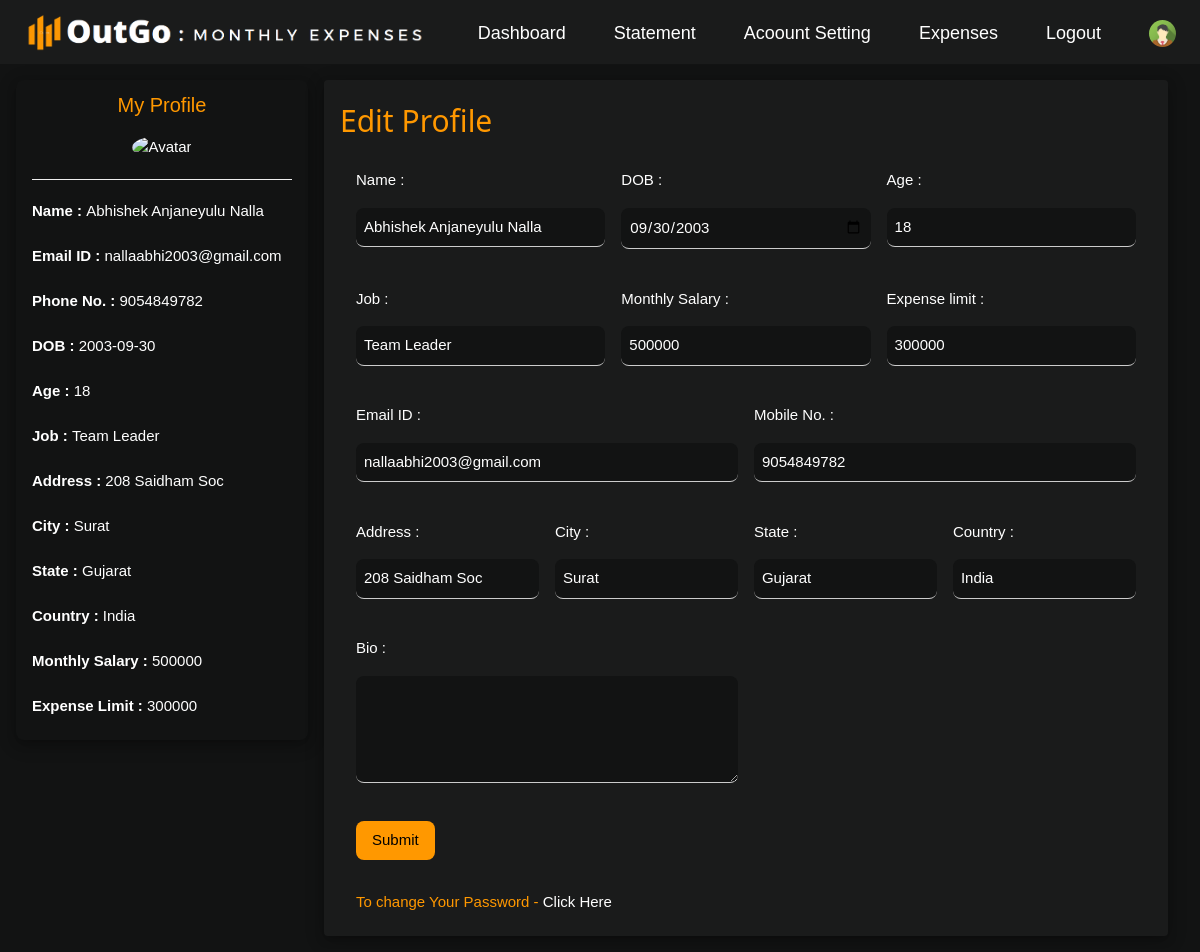
/user/editprofile.php (signed in), run on the app's committed database.
### tables this page shows
CREATE TABLE `tbl_user` (
  `u_id` int(11) NOT NULL,
  `name` varchar(255) DEFAULT NULL,
  `username` varchar(255) DEFAULT NULL,
  `email` varchar(255) NOT NULL,
  `phone_no` varchar(10) DEFAULT NULL,
  `password` varchar(100) NOT NULL,
  `dob` date DEFAULT NULL,
  `age` int(11) DEFAULT NULL,
  `job` varchar(255) DEFAULT NULL,
  `salary` int(11) DEFAULT NULL,
  `expense_limit` int(11) DEFAULT NULL,
  `address` varchar(255) DEFAULT NULL,
  `city` varchar(255) DEFAULT NULL,
  `state` varchar(255) DEFAULT NULL,
  `country` varchar(255) DEFAULT NULL,
  `bio` varchar(510) DEFAULT NULL,
  `image` varchar(255) NOT NULL,
  `log` int(11) NOT NULL DEFAULT 0,
  `joined_since` date DEFAULT NULL
);

### user/editprofile.php (the view, shortened to what this page needs)
<?php
    if(isset($_SESSION['user']))
    {
        $userId=$_SESSION['user'];
        include '../connection.php';
        $errStr="Not Available";
        $fetchUser="SELECT * FROM tbl_user WHERE u_id='$userId'";
        $fetchUserResult=mysqli_query($conn,$fetchUser);
        $fetchUserInfo=mysqli_fetch_assoc($fetchUserResult);
        if(isset($fetchUserInfo['name']))
        {
        $name=$fetchUserInfo['name'];
        }
        else
        {
            $name=$errStr;
        }
        if(isset($fetchUserInfo['email']))
        {
        $email=$fetchUserInfo['email'];
        }
        else
        {
            $email=$errStr;
        }
        if(isset($fetchUserInfo['phone_no']))
        {
        $phone_no=$fetchUserInfo['phone_no'];
        }
        else
        {
            $phone_no=$errStr;
        }
        if(isset($fetchUserInfo['dob']))
        {
        $dob=$fetchUserInfo['dob'];
        }
        else
        {
            $dob=$errStr;
        }
        if(isset($fetchUserInfo['age']))
        {
            $age=$fetchUserInfo['age'];
        }
        else
        {
            $age=$errStr;
        }
        if(isset($fetchUserInfo['job']))
        {
        $job=$fetchUserInfo['job'];
        }
        else
        {
            $job=$errStr;
        }
        if(isset($fetchUserInfo['address']))
        {
        $address=$fetchUserInfo['address'];
        }
        else
        {
            $address=$errStr;
        }
        if(isset($fetchUserInfo['city']))
        {
        $city=$fetchUserInfo['city'];
        }
        else
        {
            $city=$errStr;
        }
        if(isset($fetchUserInfo['state']))
        {
        $state=$fetchUserInfo['state'];
        }
        else
        {
            $state=$errStr;
        }
        if(isset($fetchUserInfo['country']))
        {
        $country=$fetchUserInfo['country'];
        }
        else
        {
            $country=$errStr;
        }
        if(isset($fetchUserInfo['salary']))
        {
        $salary=$fetchUserInfo['salary'];
        }
        else
        {
            $salary=$errStr;
        }
        if(isset($fetchUserInfo['expense_limit']))
        {
        $expense_limit=$fetchUserInfo['expense_limit'];
        }
        else
        {
            $expense_limit=$errStr;
        }
    ?>
<!DOCTYPE html>
<html>
<head>
    <link rel="stylesheet" href="../dj-style.css">
    <link rel="stylesheet" href="https://cdnjs.cloudflare.com/ajax/libs/font-awesome/4.7.0/css/font-awesome.min.css">
</head>
<body class="dj-premium">
    <div class="dj-top">
        <div class="dj-bar dj-silver dj-left-align dj-large">
            <a href="dashboard.php" class="dj-bar-item dj-padding-large"><img src="../images/1111.png" width="400rem"
                    height="40rem"></a>
            <a href="#" class="dj-bar-item dj-hide-small dj-right dj-padding-large dj-remove-underline"
                style="margin-top: 0.5rem;" title="My Account">
                <img src="../images/avatar.png" class="dj-circle" style="height:27px;width:27px" alt="Avatar">
            </a>
            <a href="../logout.php" class="dj-bar-item dj-hide-small dj-padding-large dj-remove-underline dj-right"
                style="margin-top: 0.5rem;" title="Logout">Logout</a>
            <a href="myexpenses.php" class="dj-bar-item dj-hide-small dj-padding-large dj-remove-underline dj-right"
                style="margin-top: 0.5rem;" title="Expenses">Expenses</a>
            <a href="#" class="dj-bar-item dj-hide-small dj-padding-large dj-remove-underline dj-right"
                style="margin-top: 0.5rem;" title="Account Settings">Acoount Setting</a>
            <a href="#" class="dj-bar-item dj-hide-small dj-padding-large dj-remove-underline dj-right"
                style="margin-top: 0.5rem;" title="Statement">Statement</a>
            <a href="dashboard.php" class="dj-bar-item dj-hide-small dj-padding-large dj-remove-underline dj-right"
                style="margin-top: 0.5rem;" title="Statement">Dashboard</a>
        </div>
    </div>
    <div class="dj-container dj-content" style="max-width:1400px;margin-top:80px">
        <div class="dj-row">
        <form action="" method="post" enctype="multipart/form-data">
            <div class="dj-col m3">
                <div class="dj-card-4 dj-round-large dj-premium dj-hover-shadow-white">
                    <div class="dj-container">
                        <h4 class="dj-center dj-text-orange"><a href="myprofile.php" style="text-decoration: none;">My
                                Profile</a></h4>
                        <p class="dj-center"><img id="imgFileUpload" src="../images/addimg.jpeg" class="dj-circle"
                                style="height:106px;width:106px;cursor: pointer" alt="Avatar"></p>
                        <hr>
                        <b>Name : </b><?php echo $name; ?><br><br>
                        <b>Email ID : </b><?php echo $email; ?><br><br>
                        <b>Phone No. : </b><?php echo $phone_no; ?><br><br>
                        <b>DOB : </b><?php echo $dob; ?><br><br>
                        <b>Age : </b><?php echo $age; ?><br><br>
                        <b>Job : </b><?php echo $job; ?><br><br>
                        <b>Address : </b><?php echo $address; ?><br><br>
                        <b>City : </b><?php echo $city; ?><br><br>
                        <b>State : </b><?php echo $state; ?><br><br>
                        <b>Country : </b><?php echo $country; ?><br><br>
                        <b>Monthly Salary : </b><?php echo $salary; ?><br><br>
                        <b>Expense Limit : </b><?php echo $expense_limit; ?><br><br>
                    </div>
                </div>
            </div>
            <div class="dj-col m9">
                <div class="dj-row-padding">
                    <div class="dj-col m12">
                        <div class="dj-card-4 dj-round dj-silver dj-hover-shadow-white">
                            <div class="dj-container dj-padding dj-margin-bottom">
                                <h2 class="dj-text-orange">Edit Profile </h2>
                                    <div class="dj-row-padding">
                                        <div class="dj-third">
                                            <span class="dj-left dj-padding-16">Name :</span>
                                            <input type="text" class="dj-input dj-round-large dj-premium" value="<?php echo $name; ?>" name="name" required>
                                        </div>
                                        <div class="dj-third">
                                            <span class="dj-left dj-padding-16">DOB :</span>
                                            <input type="date" placeholder="yyyy-mm-dd" value="<?php echo $dob; ?>"
                                                class="dj-input dj-round-large dj-premium" name="dob" required>
                                        </div>
                                        <div class="dj-third">
                                            <span class="dj-left dj-padding-16">Age :</span>
                                            <input type="number" class="dj-input dj-round-large dj-premium" value="<?php echo $age; ?>" name="age" required>
                                        </div>
                                    </div><br>
                                    <div class="dj-row-padding">
                                        <div class="dj-third">
                                            <span class="dj-left dj-padding-16">Job :</span>
                                            <input type="text" class="dj-input dj-round-large dj-premium" value="<?php echo $job; ?>" name="job" required>
                                        </div>
                                        <div class="dj-third">
                                            <span class="dj-left dj-padding-16">Monthly Salary :</span>
                                            <input type="number" class="dj-input dj-round-large dj-premium"
                                             value="<?php echo $salary; ?>" name="salary" required>
                                        </div>
                                        <div class="dj-third">
                                            <span class="dj-left dj-padding-16">Expense limit :</span>
                                            <input type="number" class="dj-input dj-round-large dj-premium"
                                                name="limit" value="<?php echo $expense_limit; ?>" required>
                                        </div>
                                    </div><br>
                                    <div class="dj-row-padding">
                                        <div class="dj-half">
                                            <span class="dj-left dj-padding-16">Email ID :</span>
                                            <input type="email" value="<?php echo $email; ?>"
                                                class="dj-input dj-round-large dj-premium" name="email" required>
                                        </div>
                                        <div class="dj-half">
                                            <span class="dj-left dj-padding-16">Mobile No. :</span>
                                            <input type="number" class="dj-input dj-round-large dj-premium"
                                                name="ph_no" value="<?php echo $phone_no; ?>" required>
                                        </div>
                                    </div><br>
                                    <div class="dj-row-padding">
                                        <div class="dj-quarter">
                                            <span class="dj-left dj-padding-16">Address :</span>
                                            <input type="text" class="dj-input dj-round-large dj-premium" name="add" value="<?php echo $address; ?>" required>
                                        </div>
                                        <div class="dj-quarter">
                                            <span class="dj-left dj-padding-16">City :</span>
                                            <input type="text" class="dj-input dj-round-large dj-premium" name="city" value="<?php echo $city; ?>" required>
                                        </div>
                                        <div class="dj-quarter">
                                            <span class="dj-left dj-padding-16">State :</span>
                                            <input type="text" class="dj-input dj-round-large dj-premium" name="state" value="<?php echo $state; ?>" required>
                                        </div>
                                        <div class="dj-quarter">
                                            <span class="dj-left dj-padding-16">Country :</span>
                                            <input type="text" class="dj-input dj-round-large dj-premium"
                                                name="country" value="<?php echo $country; ?>" required>
                                        </div>
                                    </div><br>
                                    <div class="dj-row-padding">
                                        <div class="dj-half">
                                            <span class="dj-left dj-padding-16">Bio :</span>
                                            <textarea rows="4" class="dj-input dj-round-large dj-premium"
                                                name="bio" required></textarea>
                                        </div>
                                    </div>
                                    <button name="btnSubmit"
                                        class="dj-margin-top-32 dj-margin-bottom dj-margin-left dj-button dj-orange dj-round-large">Submit</button>
                                <p class="dj-margin-left dj-text-orange">To change Your Password - <a href="../forgotpassword.php"
                                        class="dj-remove-underline dj-text-white">Click Here</a></p>
                            </div>
                        </div>
                    </div>
                </div>
            </div>
        </div>
</body>
</html>
<?php
}
else
{
	header("location: ../login.php");
}
?>

### data on the page
tbl_user: name "Abhishek Anjaneyulu Nalla", email "nallaabhi2003@gmail.com", phone_no "9054849782", dob "2003-09-30", age "18", job "Team Leader", address "208 Saidham Soc", city "Surat", state "Gujarat", country "India", salary "500000", expense_limit "300000", dob "09/30/2003", limit "300000", ph_no "9054849782", add "208 Saidham Soc"
